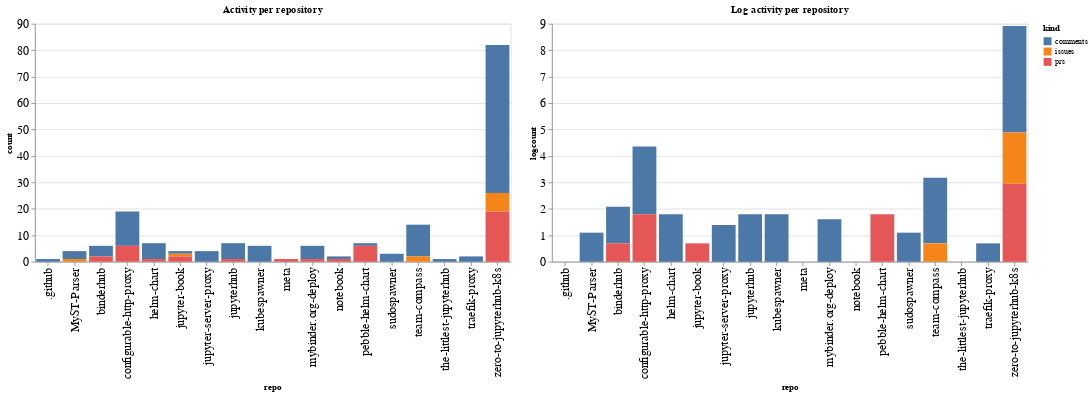

The notebook cell saved with this chart:
### Code cell
ch1 = alt.Chart(repo_summaries, width=600, title="Activity per repository").mark_bar().encode(
    x='repo',
    y='count',
    color='kind',
    tooltip="kind"
)

ch2 = alt.Chart(repo_summaries, width=600, title="Log activity per repository").mark_bar().encode(
    x='repo',
    y='logcount',
    color='kind',
    tooltip="kind"
)

ch1 | ch2

### Figure 1 — Vega-Lite specification as saved in the notebook (floating-point values rounded to 4 significant figures)
{"config": {"axisLeft": {"labelFontSize": 15}, "axisBottom": {"labelFontSize": 15}}, "hconcat": [{"mark": "bar", "encoding": {"color": {"type": "nominal", "field": "kind"}, "tooltip": {"type": "nominal", "field": "kind"}, "x": {"type": "nominal", "field": "repo"}, "y": {"type": "quantitative", "field": "count"}}, "title": "Activity per repository", "width": 600}, {"mark": "bar", "encoding": {"color": {"type": "nominal", "field": "kind"}, "tooltip": {"type": "nominal", "field": "kind"}, "x": {"type": "nominal", "field": "repo"}, "y": {"type": "quantitative", "field": "logcount"}}, "title": "Log activity per repository", "width": 600}], "data": {"name": "data-08ab9ae2ea3b1dccd27f500891543342"}, "$schema": "https://vega.github.io/schema/vega-lite/v4.8.1.json", "datasets": {"data-08ab9ae2ea3b1dccd27f500891543342": [{"repo": ".github", "kind": "comments", "count": 1, "logcount": 0.0}, {"repo": "MyST-Parser", "kind": "comments", "count": 3, "logcount": 1.099}, {"repo": "MyST-Parser", "kind": "issues", "count": 1, "logcount": 0.0}, {"repo": "binderhub", "kind": "comments", "count": 4, "logcount": 1.386}, {"repo": "binderhub", "kind": "prs", "count": 2, "logcount": 0.6931}, {"repo": "configurable-http-proxy", "kind": "comments", "count": 13, "logcount": 2.565}, {"repo": "configurable-http-proxy", "kind": "prs", "count": 6, "logcount": 1.792}, {"repo": "helm-chart", "kind": "comments", "count": 6, "logcount": 1.792}, {"repo": "helm-chart", "kind": "prs", "count": 1, "logcount": 0.0}, {"repo": "jupyter-book", "kind": "comments", "count": 1, "logcount": 0.0}, {"repo": "jupyter-book", "kind": "issues", "count": 1, "logcount": 0.0}, {"repo": "jupyter-book", "kind": "prs", "count": 2, "logcount": 0.6931}, {"repo": "jupyter-server-proxy", "kind": "comments", "count": 4, "logcount": 1.386}, {"repo": "jupyterhub", "kind": "comments", "count": 6, "logcount": 1.792}, {"repo": "jupyterhub", "kind": "prs", "count": 1, "logcount": 0.0}, {"repo": "kubespawner", "kind": "comments", "count": 6, "logcount": 1.792}, {"repo": "meta", "kind": "prs", "count": 1, "logcount": 0.0}, {"repo": "mybinder.org-deploy", "kind": "comments", "count": 5, "logcount": 1.609}, {"repo": "mybinder.org-deploy", "kind": "prs", "count": 1, "logcount": 0.0}, {"repo": "notebook", "kind": "comments", "count": 1, "logcount": 0.0}, {"repo": "notebook", "kind": "prs", "count": 1, "logcount": 0.0}, {"repo": "pebble-helm-chart", "kind": "comments", "count": 1, "logcount": 0.0}, {"repo": "pebble-helm-chart", "kind": "prs", "count": 6, "logcount": 1.792}, {"repo": "sudospawner", "kind": "comments", "count": 3, "logcount": 1.099}, {"repo": "team-compass", "kind": "comments", "count": 12, "logcount": 2.485}, {"repo": "team-compass", "kind": "issues", "count": 2, "logcount": 0.6931}, {"repo": "the-littlest-jupyterhub", "kind": "comments", "count": 1, "logcount": 0.0}, {"repo": "traefik-proxy", "kind": "comments", "count": 2, "logcount": 0.6931}, {"repo": "zero-to-jupyterhub-k8s", "kind": "comments", "count": 56, "logcount": 4.025}, {"repo": "zero-to-jupyterhub-k8s", "kind": "issues", "count": 7, "logcount": 1.946}, {"repo": "zero-to-jupyterhub-k8s", "kind": "prs", "count": 19, "logcount": 2.944}]}}
